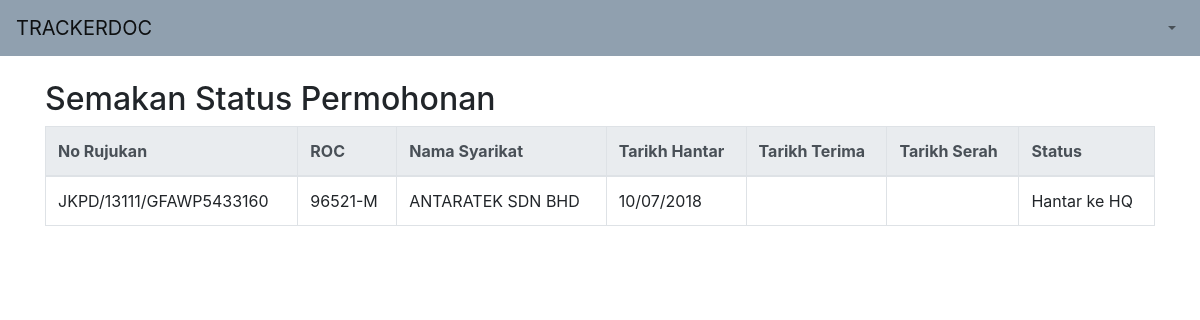
Before: /documents/track/19 with the older database file.
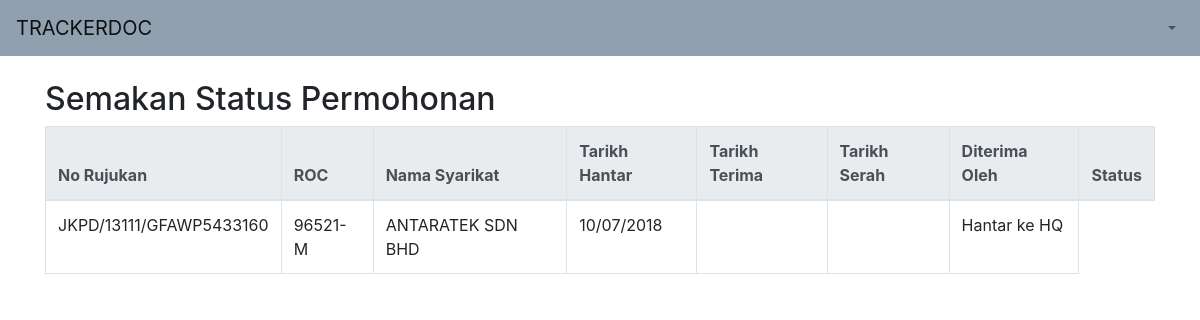
After: the same page with the newer database file.
### documents/models.py (models this page shows, shortened)
class DocumentTableColumn(models.Model):
    header = models.CharField(max_length=50)
    table = models.CharField(max_length=50)
    values = models.TextField()
    css_class = models.CharField(max_length=50, blank=True, default="")
    sorting_order = models.IntegerField(blank=True)
    created_at = models.DateTimeField(auto_now_add=True)
    updated_at = models.DateTimeField(auto_now=True)

### documents/views.py (the view)
# urls.py: path("track/<int:id>", views.track, name="track"),
def track(request, id):
    documents = Document.objects.filter(id=id).all()
    table_headers = DocumentTableColumn.objects.all().order_by("sorting_order")
    return render(request, "documents/track.html", {"documents": documents, "table_headers": table_headers})

### documents/templates/documents/track.html
{% include "header-nav.html" %}
{% load class_tag %}
{% load highlight %}
<div class="container">
  <h2>Semakan Status Permohonan</h2>
  <div class="table-responsive">
    <table class="table table-bordered">
      <thead class="thead-light">
        <tr>
          {% for th in table_headers %}
          <th>{{ th.header }}</th>
          {% endfor %}
          <th>Status</th>
        </tr>
      </thead>
      <tbody>
        <tr>
          <td>JKPD/13111/GFAWP5433160	</td>
          <td>96521-M	</td>
          <td>ANTARATEK SDN BHD	</td>
          <td>10/07/2018	</td>
          <td></td>
          <td></td>
          <td>Hantar ke HQ</td>
        </tr>
      </tbody>
    </table>
  </div>
</div>
{% include "footer.html" %}

### templates/header-nav.html
{% include "header.html" %}
{% include "navbar.html" %}

### templates/header.html (shortened to what this page needs)
<!DOCTYPE html>
{% load static %}
<html lang="en" dir="ltr">
  <head>
    <link rel="stylesheet" href="{% static "documents/bootstrap.min.css" %}">
    <link rel="stylesheet" href="https://use.fontawesome.com/releases/v5.1.0/css/all.css">
    <link rel="stylesheet" href="https://cdnjs.cloudflare.com/ajax/libs/bootstrap-select/1.13.1/css/bootstrap-select.min.css">
    <link rel="stylesheet" href="{% static "documents/theme.css" %}">
  </head>
  <body>

### templates/navbar.html (shortened to what this page needs)
<nav class="navbar navbar-expand-lg navbar-light" style="background-color: #90a0af;">
  <a class="navbar-brand" href="/">TRACKERDOC</a>
  <div class="collapse navbar-collapse" id="navbarSupportedContent">
    <ul class="navbar-nav ml-auto my-2 my-lg-0">
      <li class="nav-item dropdown">
        <a class="nav-link dropdown-toggle" href="#" id="navbarDropdown" role="button" data-toggle="dropdown" aria-haspopup="true" aria-expanded="false">
        </a>
      </li>
    </ul>
  </div>
</nav>
<br>

### templates/footer.html
  </body>
</html>

Changed rows visible on the page:
added DocumentTableColumn: header "Diterima Oleh"
